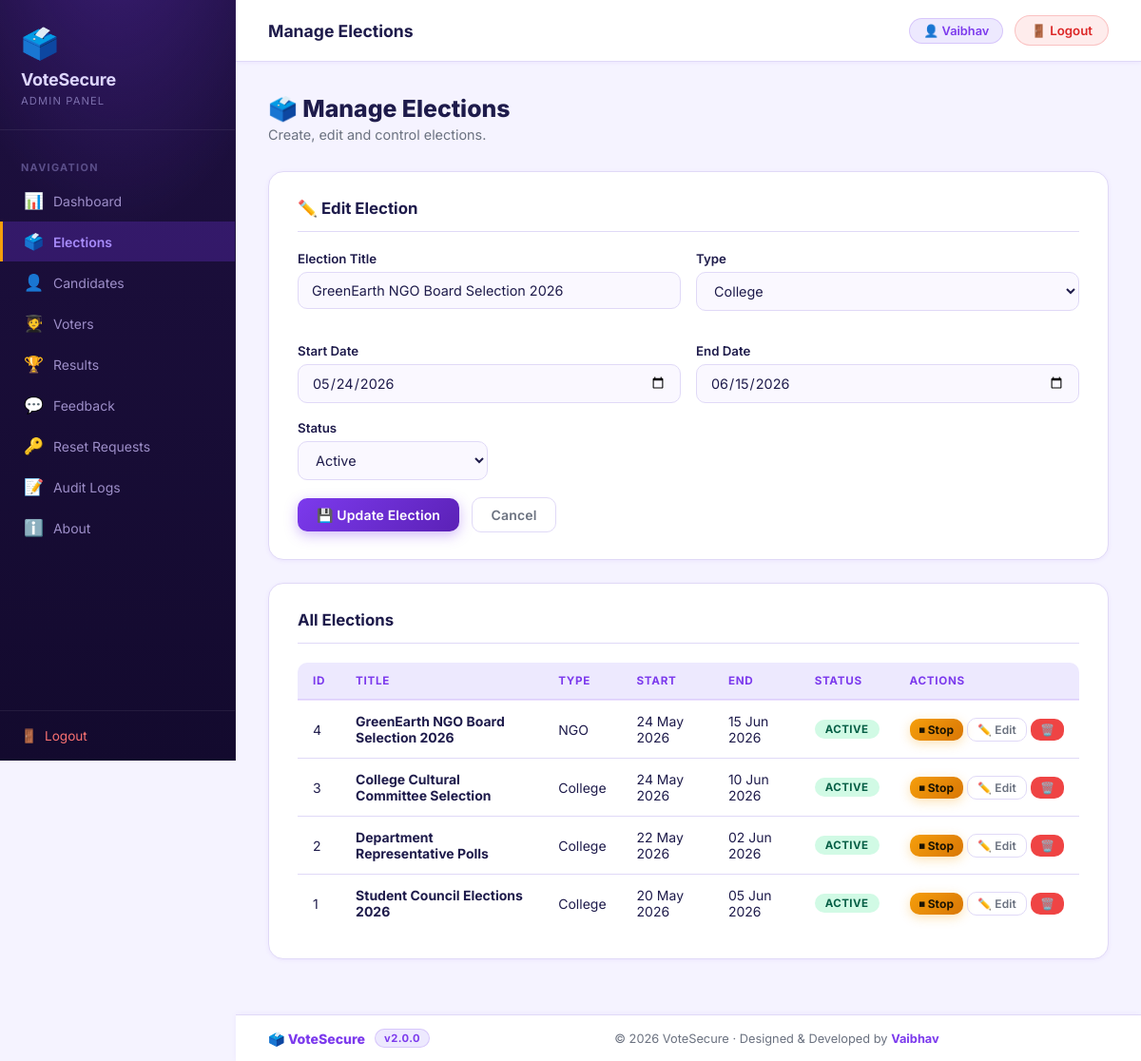
The page /admin/manage_elections.php?edit=4 (signed in) on the database its author committed.
### tables this page shows
CREATE TABLE `elections` (
  `id` int(11) NOT NULL,
  `title` varchar(255) NOT NULL,
  `type` varchar(100) NOT NULL,
  `start_date` date NOT NULL,
  `end_date` date NOT NULL,
  `status` varchar(20) DEFAULT 'Inactive',
  `winner_id` int(11) DEFAULT NULL
);

### admin/manage_elections.php (the view, shortened to what this page needs)
<?php
include("../config/database.php");
$elections = $conn->query("SELECT * FROM elections ORDER BY id DESC")->fetch_all(MYSQLI_ASSOC);
$edit_data = null;
if(isset($_GET['edit'])){
    $edit_id = (int)$_GET['edit'];
    $stmt = $conn->prepare("SELECT * FROM elections WHERE id=?");
    $stmt->bind_param("i", $edit_id);
    $stmt->execute();
    $edit_data = $stmt->get_result()->fetch_assoc();
}
include("includes/header.php");
?>
<h1 class="page-title">🗳️ Manage Elections</h1>
<p class="page-subtitle">Create, edit and control elections.</p>
<div class="card">
    <div class="card-title"><?php echo $edit_data ? '✏️ Edit Election' : '➕ Create New Election'; ?></div>
    <form method="POST">
        <div class="form-grid">
            <div class="form-group">
                <label for="title">Election Title</label>
                <input type="text" id="title" name="title" placeholder="e.g. Student Council 2025" required
                       value="<?php echo htmlspecialchars($edit_data['title'] ?? ''); ?>">
            </div>
            <div class="form-group">
                <label for="type">Type</label>
                <select id="type" name="type">
                    <?php foreach(['College','School','Club','Organization'] as $t): ?>
                    <option <?php echo (($edit_data['type'] ?? '') === $t) ? 'selected' : ''; ?>><?php echo $t; ?></option>
                    <?php endforeach; ?>
                </select>
            </div>
            <div class="form-group">
                <label for="start">Start Date</label>
                <input type="date" id="start" name="start" required
                       value="<?php echo $edit_data['start_date'] ?? ''; ?>">
            </div>
            <div class="form-group">
                <label for="end">End Date</label>
                <input type="date" id="end" name="end" required
                       value="<?php echo $edit_data['end_date'] ?? ''; ?>">
            </div>
        </div>
        <div class="form-group" style="max-width:200px;">
            <label for="status">Status</label>
            <select id="status" name="status">
                <option <?php echo (($edit_data['status'] ?? '') === 'Active')   ? 'selected' : ''; ?>>Active</option>
            </select>
        </div>
        <?php if($edit_data): ?>
            <button name="update_election" class="btn btn-primary">💾 Update Election</button>
            <a href="manage_elections.php" class="btn btn-outline" style="margin-left:8px;">Cancel</a>
        <?php else: ?>
            <button name="create_election" class="btn btn-primary">➕ Create Election</button>
        <?php endif; ?>
    </form>
</div>
<div class="card">
    <div class="card-title">All Elections</div>
    <div class="table-wrap">
        <table class="data-table">
            <thead>
                <tr>
                    <th>ID</th><th>Title</th><th>Type</th>
                    <th>Start</th><th>End</th><th>Status</th><th>Actions</th>
                </tr>
            </thead>
            <tbody>
            <?php if(empty($elections)): ?>
                <tr><td colspan="7" style="text-align:center;color:#64748b;padding:24px;">No elections yet.</td></tr>
            <?php else: ?>
            <?php foreach($elections as $row): ?>
                <tr>
                    <td><?php echo $row['id']; ?></td>
                    <td><strong><?php echo htmlspecialchars($row['title']); ?></strong></td>
                    <td><?php echo htmlspecialchars($row['type']); ?></td>
                    <td><?php echo date('d M Y', strtotime($row['start_date'])); ?></td>
                    <td><?php echo date('d M Y', strtotime($row['end_date'])); ?></td>
                    <td>
                        <span class="badge <?php echo $row['status']==='Active' ? 'badge-success' : 'badge-danger'; ?>">
                            <?php echo $row['status']; ?>
                        </span>
                    </td>
                    <td style="white-space:nowrap;">
                        <?php if($row['status'] === 'Active'): ?>
                            <a href="?toggle=<?php echo $row['id']; ?>"
                               class="btn btn-warning btn-xs"
                               onclick="return confirm('Stop this election?')">⏹ Stop</a>
                        <?php else: ?>
                            <a href="?toggle=<?php echo $row['id']; ?>"
                               class="btn btn-success btn-xs"
                               onclick="return confirm('Start this election?')">▶ Start</a>
                        <?php endif; ?>
                        <a href="?edit=<?php echo $row['id']; ?>" class="btn btn-outline btn-xs">✏️ Edit</a>
                        <a href="?delete=<?php echo $row['id']; ?>"
                           class="btn btn-danger btn-xs"
                           onclick="return confirm('Delete this election and all its votes?')">🗑️</a>
                    </td>
                </tr>
            <?php endforeach; ?>
            <?php endif; ?>
            </tbody>
        </table>
    </div>
</div>
<?php include("includes/footer.php"); ?>

### assets/css/admin.css (style rules this page uses)
:root { --primary: #7c3aed; --primary-dark: #6d28d9; --primary-deeper: #5b21b6; --primary-light: #ede9fe; --primary-glow: rgba(124, 58, 237, .22); --accent: #f59e0b; --accent-dark: #d97706; --accent-light: #fef3c7; --success: #10b981; --success-dark: #059669; --danger: #ef4444; --danger-dark: #dc2626; --warning: #f59e0b; --sidebar-bg: #1e1040; --sidebar-w: 248px; --text-main: #1e1b4b; --text-muted: #6b7280; --bg-page: #f5f3ff; --bg-card: #ffffff; --border: #e0d9f7; --radius-sm: 10px; --radius-md: 16px; --radius-lg: 22px; --shadow-sm: 0 1px 4px rgba(124, 58, 237, .08); --shadow-md: 0 4px 18px rgba(124, 58, 237, .13); --shadow-lg: 0 12px 44px rgba(124, 58, 237, .18); --transition: 0.22s ease; }
*, *::before, *::after { box-sizing: border-box; margin: 0; padding: 0; }
body { font-family: 'Inter', Arial, sans-serif; background: var(--bg-page); color: var(--text-main); min-height: 100vh; display: flex; }
a { color: var(--primary); text-decoration: none; }
.page-title { font-size: 1.55rem; font-weight: 800; color: var(--text-main); margin-bottom: 4px; }
.page-subtitle { font-size: .9rem; color: var(--text-muted); margin-bottom: 30px; }
.card { background: var(--bg-card); border: 1px solid var(--border); border-radius: var(--radius-md); padding: 28px 30px; box-shadow: var(--shadow-sm); margin-bottom: 24px; }
.card-title { font-size: 1.05rem; font-weight: 700; color: var(--text-main); margin-bottom: 20px; padding-bottom: 14px; border-bottom: 1px solid var(--border); display: flex; align-items: center; gap: 8px; }
.form-grid { display: grid; grid-template-columns: 1fr 1fr; gap: 16px; }
.form-group { margin-bottom: 18px; }
.form-group label { display: block; font-size: .83rem; font-weight: 600; color: var(--text-main); margin-bottom: 6px; }
.form-group input, .form-group textarea, .form-group select { width: 100%; padding: 10px 14px; border: 1.5px solid var(--border); border-radius: var(--radius-sm); font-size: .9rem; font-family: inherit; color: var(--text-main); background: #faf8ff; transition: border-color var(--transition), box-shadow var(--transition); outline: none; }
.btn { display: inline-flex; align-items: center; gap: 6px; padding: 9px 20px; border-radius: var(--radius-sm); font-size: .875rem; font-weight: 600; cursor: pointer; border: none; text-decoration: none; transition: background var(--transition), transform var(--transition), box-shadow var(--transition); font-family: inherit; letter-spacing: .01em; }
.btn-primary { background: linear-gradient(135deg, var(--primary), var(--primary-deeper)); color: #fff; box-shadow: 0 4px 14px rgba(124, 58, 237, .35); }
.btn-danger { background: var(--danger); color: #fff; }
.btn-warning { background: linear-gradient(135deg, var(--accent), var(--accent-dark)); color: #1c1403; font-weight: 700; box-shadow: 0 3px 12px rgba(245, 158, 11, .3); }
.btn-outline { background: transparent; border: 1.5px solid var(--border); color: var(--text-muted); }
.btn-xs { padding: 4px 10px; font-size: .75rem; }
.table-wrap { overflow-x: auto; border-radius: var(--radius-sm); }
table.data-table { width: 100%; border-collapse: collapse; font-size: .875rem; }
table.data-table th { background: var(--primary-light); padding: 12px 16px; text-align: left; font-size: .73rem; font-weight: 700; color: var(--primary); text-transform: uppercase; letter-spacing: .06em; border-bottom: 2px solid rgba(124, 58, 237, .15); }
table.data-table td { padding: 13px 16px; border-bottom: 1px solid var(--border); color: var(--text-main); vertical-align: middle; }
table.data-table tr:last-child td { border-bottom: none; }
.badge { display: inline-block; padding: 3px 11px; border-radius: 50px; font-size: .72rem; font-weight: 700; text-transform: uppercase; letter-spacing: .04em; }
.badge-success { background: #d1fae5; color: #065f46; }

### rows shown on the page
elections: title "GreenEarth NGO Board Selection 2026", start "05/24/2026", end "06/15/2026", status "Active", id "4", type "NGO", start_date "24 May 2026", end_date "15 Jun 2026", status "ACTIVE"
elections: id "3", title "College Cultural Committee Selection", type "College", start_date "24 May 2026", end_date "10 Jun 2026", status "ACTIVE"
elections: id "2", title "Department Representative Polls", type "College", start_date "22 May 2026", end_date "02 Jun 2026", status "ACTIVE"
elections: id "1", title "Student Council Elections 2026", type "College", start_date "20 May 2026", end_date "05 Jun 2026", status "ACTIVE"

### other values the page prints
$item['icon'] "📊"
$item['label'] "Dashboard"
$item['icon'] "🗳️"
$item['label'] "Elections"
$item['icon'] "👤"
$item['label'] "Candidates"
$item['icon'] "🧑‍🎓"
$item['label'] "Voters"
$item['icon'] "🏆"
$item['label'] "Results"
$item['icon'] "💬"
$item['label'] "Feedback"
$item['icon'] "🔑"
$item['label'] "Reset Requests"
$item['icon'] "📝"
